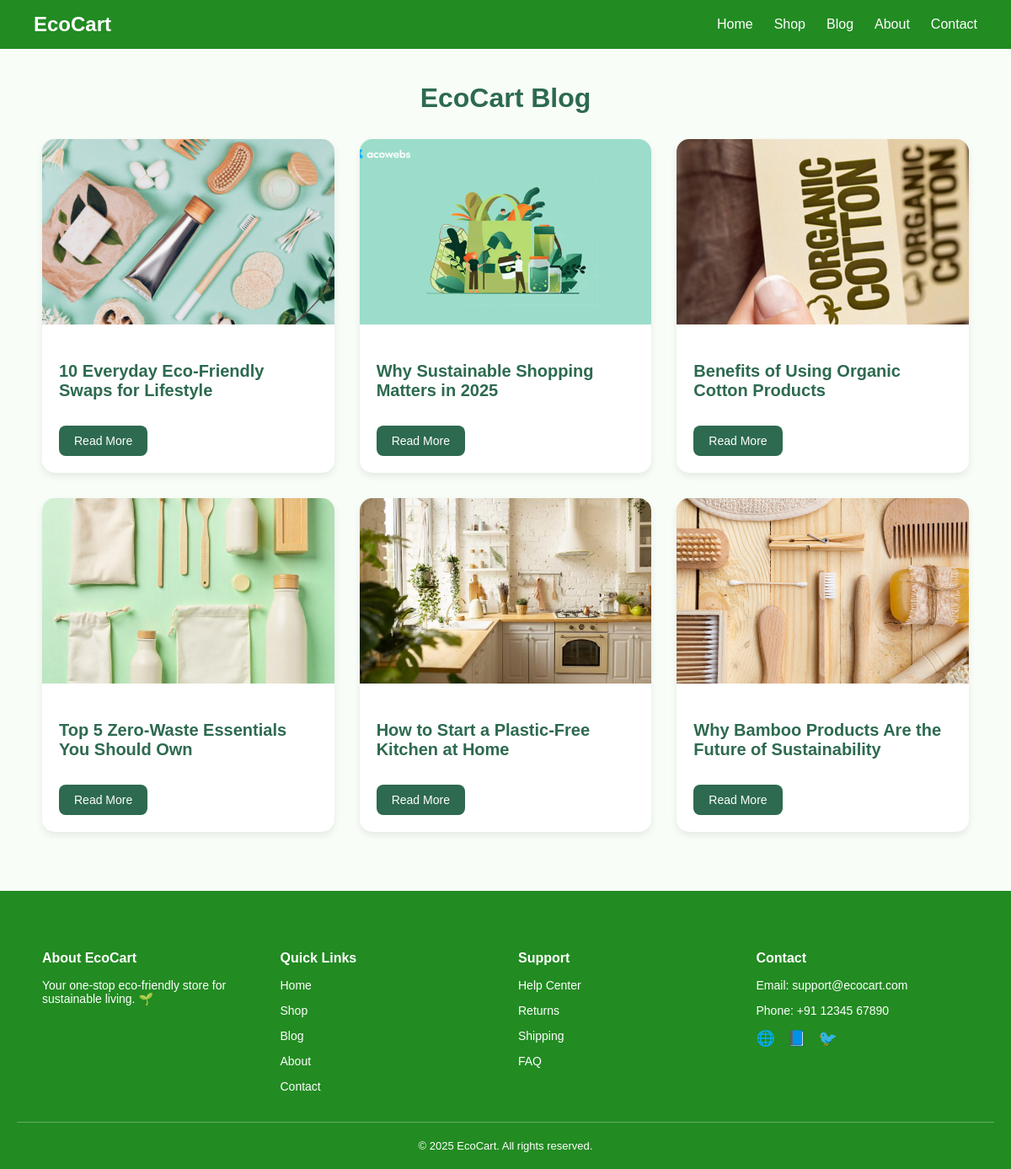
Page /blog on the committed database.
### app/models.py (models this page shows, shortened)
class Blog(models.Model):
    title = models.CharField(max_length=200)
    image = models.ImageField(upload_to='blog_images/', null=True, blank=True)
    author = models.CharField(max_length=100, default='EcoCart Team')
    date = models.DateField(auto_now_add=True)
    content = models.TextField()

### app/views.py (the view)
# urls.py: path('blog', views.blog_page, name='blog'),
def blog_page(request):
    blogs = Blog.objects.all().order_by('-date')
    return render(request, 'blog.html', {'blogs': blogs})

### templates/blog.html (shortened to what this page needs)
{% load static %}
<!DOCTYPE html>
<html lang="en">
<head>
    <link rel="stylesheet" href="{% static 'css/style.css' %}">
</head>
<body>
   <nav>
        <h2>EcoCart</h2>
        <ul>
            <li><a href="/">Home</a></li>
            <li><a href="/shop">Shop</a></li>
            <li><a href="/blog">Blog</a></li>
            <li><a href="/about">About</a></li>
            <li><a href="/contact">Contact</a></li>
        </ul>
    </nav>
    <h1>EcoCart Blog</h1>
    <div class="blog-container">
        {% for blog in blogs %}
        <div class="blog-card">
            <img src="{{ blog.image.url }}" alt="{{ blog.title }}">
            <div class="blog-card-content">
                <h3>{{ blog.title }}</h3>
                <a href="{% url 'blog_detail' blog.id %}" class="read-more">Read More</a>
            </div>
        </div>
        {% empty %}
        <p style="text-align:center; color:#666;">No blog posts available.</p>
        {% endfor %}
    </div>
    <footer>
        <div class="footer-container">
            <div>
                <h4>About EcoCart</h4>
                <p>Your one-stop eco-friendly store for sustainable living. 🌱</p>
            </div>
            <div>
                <h4>Quick Links</h4>
                <p><a href="/">Home</a></p>
                <p><a href="/shop">Shop</a></p>
                <p><a href="/blog">Blog</a></p>
                <p><a href="/about">About</a></p>
                <p><a href="/contact">Contact</a></p>
            </div>
            <div>
                <h4>Support</h4>
                <p><a href="#">Help Center</a></p>
                <p><a href="#">Returns</a></p>
                <p><a href="#">Shipping</a></p>
                <p><a href="#">FAQ</a></p>
            </div>
            <div>
                <h4>Contact</h4>
                <p>Email: support@ecocart.com</p>
                <p>Phone: +91 12345 67890</p>
                <div class="social-icons">
                    <a href="#" title="Website">🌐</a>
                    <a href="#" title="Facebook">📘</a>
                    <a href="#" title="Twitter">🐦</a>
                </div>
            </div>
        </div>
        <div class="footer-bottom">
            &copy; 2025 EcoCart. All rights reserved.
        </div>
    </footer>
</body>
</html>

### templates/blog.html (style rules this page uses)
body { font-family: 'Poppins', sans-serif; background-color: #f8fdf8; margin: 0; padding: 0; }
nav { background-color: #228b22; padding: 15px 40px; display: flex; justify-content: space-between; align-items: center; }
nav h2 { color: white; font-weight: bold; margin: 0; }
nav ul { display: flex; gap: 25px; list-style: none; margin: 0; }
nav ul li a { text-decoration: none; color: white; font-weight: 500; }
h1 { text-align: center; color: #2d6a4f; margin: 40px 0 10px 0; font-size: 32px; }
.blog-container { display: grid; grid-template-columns: repeat(auto-fit, minmax(300px, 1fr)); gap: 30px; max-width: 1100px; margin: 0 auto; padding: 20px; }
.blog-card { background-color: white; border-radius: 15px; overflow: hidden; box-shadow: 0 4px 8px rgba(0,0,0,0.08); transition: transform 0.3s; }
.blog-card img { width: 100%; height: 220px; object-fit: cover; }
.blog-card-content { padding: 20px; }
.blog-card-content h3 { color: #2d6a4f; font-size: 20px; font-weight: 600; margin-bottom: 10px; }
.read-more { display: inline-block; margin-top: 15px; color: #fff; background-color: #2d6a4f; padding: 10px 18px; border-radius: 8px; text-decoration: none; font-size: 14px; }
footer { background-color: #228b22; color: white; padding: 50px 20px 20px 20px; margin-top: 50px; }
footer h4 { font-weight: bold; margin-bottom: 15px; }
footer p, footer a { font-size: 14px; color: white; text-decoration: none; }
.footer-container { display: grid; grid-template-columns: repeat(auto-fit, minmax(200px, 1fr)); gap: 30px; max-width: 1100px; margin: 0 auto; }
.footer-bottom { text-align: center; font-size: 13px; margin-top: 20px; padding-top: 20px; border-top: 1px solid rgba(255,255,255,0.3); }
.social-icons a { margin-right: 10px; font-size: 18px; }

### rows in the picture
Blog: image (picture), title "10 Everyday Eco-Friendly Swaps for Lifestyle"
Blog: image (picture), title "Why Sustainable Shopping Matters in 2025"
Blog: image (picture), title "Benefits of Using Organic Cotton Products"
Blog: image (picture), title "Top 5 Zero-Waste Essentials You Should Own"
Blog: image (picture), title "How to Start a Plastic-Free Kitchen at Home"
Blog: image (picture), title "Why Bamboo Products Are the Future of Sustainability"
